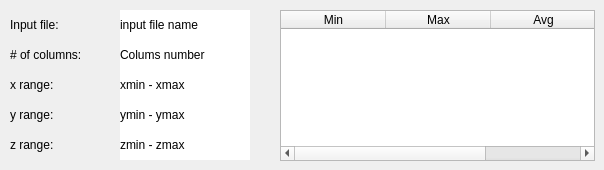
        <widget class="QWidget" name="tab_3">
         <attribute name="title">
          <string>Scalar info</string>
         </attribute>
         <widget class="QTableWidget" name="scalar_Table">
          <property name="geometry">
           <rect>
            <x>280</x>
            <y>10</y>
            <width>315</width>
            <height>151</height>
           </rect>
          </property>
          <property name="minimumSize">
           <size>
            <width>0</width>
            <height>0</height>
           </size>
          </property>
          <property name="maximumSize">
           <size>
            <width>100000</width>
            <height>16777215</height>
           </size>
          </property>
          <property name="editTriggers">
           <set>QAbstractItemView::NoEditTriggers</set>
          </property>
          <attribute name="horizontalHeaderDefaultSectionSize">
           <number>105</number>
          </attribute>
          <attribute name="horizontalHeaderMinimumSectionSize">
           <number>40</number>
          </attribute>
          <attribute name="horizontalHeaderStretchLastSection">
           <bool>true</bool>
          </attribute>
          <column>
           <property name="text">
            <string>Min</string>
           </property>
          </column>
          <column>
           <property name="text">
            <string>Max</string>
           </property>
          </column>
          <column>
           <property name="text">
            <string>Avg</string>
           </property>
          </column>
         </widget>
         <widget class="QLabel" name="xMinMaxScalar">
          <property name="geometry">
           <rect>
            <x>120</x>
            <y>70</y>
            <width>130</width>
            <height>30</height>
           </rect>
          </property>
          <property name="styleSheet">
           <string notr="true">QLabel{
	background-color:white;
}</string>
          </property>
          <property name="text">
           <string>xmin - xmax</string>
          </property>
         </widget>
         <widget class="QLabel" name="label_26">
          <property name="geometry">
           <rect>
            <x>10</x>
            <y>40</y>
            <width>110</width>
            <height>30</height>
           </rect>
          </property>
          <property name="text">
           <string># of columns:</string>
          </property>
         </widget>
         <widget class="QLabel" name="zMinMaxScalar">
          <property name="geometry">
           <rect>
            <x>120</x>
            <y>130</y>
            <width>130</width>
            <height>30</height>
           </rect>
          </property>
          <property name="styleSheet">
           <string notr="true">QLabel{
	background-color:white;
}</string>
          </property>
          <property name="text">
           <string>zmin - zmax</string>
          </property>
         </widget>
         <widget class="QLabel" name="label_29">
          <property name="geometry">
           <rect>
            <x>10</x>
            <y>100</y>
            <width>110</width>
            <height>30</height>
           </rect>
          </property>
          <property name="text">
           <string>y range:</string>
          </property>
         </widget>
         <widget class="QLabel" name="label_30">
          <property name="geometry">
           <rect>
            <x>10</x>
            <y>130</y>
            <width>110</width>
            <height>30</height>
           </rect>
          </property>
          <property name="text">
           <string>z range:</string>
          </property>
         </widget>
         <widget class="QLabel" name="inputFileScalar">
          <property name="geometry">
           <rect>
            <x>120</x>
            <y>10</y>
            <width>130</width>
            <height>30</height>
           </rect>
          </property>
          <property name="styleSheet">
           <string notr="true">QLabel{
	background-color:white;
}</string>
          </property>
          <property name="text">
           <string>input file name</string>
          </property>
         </widget>
         <widget class="QLabel" name="label_24">
          <property name="geometry">
           <rect>
            <x>10</x>
            <y>10</y>
            <width>110</width>
            <height>30</height>
           </rect>
          </property>
          <property name="text">
           <string>Input file:</string>
          </property>
         </widget>
         <widget class="QLabel" name="yMinMaxScalar">
          <property name="geometry">
           <rect>
            <x>120</x>
            <y>100</y>
            <width>130</width>
            <height>30</height>
           </rect>
          </property>
          <property name="styleSheet">
           <string notr="true">QLabel{
	background-color:white;
}</string>
          </property>
          <property name="text">
           <string>ymin - ymax</string>
          </property>
         </widget>
         <widget class="QLabel" name="label_28">
          <property name="geometry">
           <rect>
            <x>10</x>
            <y>70</y>
            <width>110</width>
            <height>30</height>
           </rect>
          </property>
          <property name="text">
           <string>x range:</string>
          </property>
         </widget>
         <widget class="QLabel" name="rowcolScalar">
          <property name="geometry">
           <rect>
            <x>120</x>
            <y>40</y>
            <width>130</width>
            <height>30</height>
           </rect>
          </property>
          <property name="styleSheet">
           <string notr="true">QLabel{
	background-color:white;
}</string>
          </property>
          <property name="text">
           <string>Colums number</string>
          </property>
         </widget>
        </widget>
